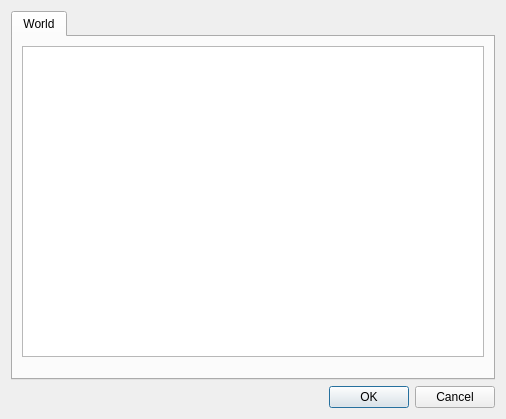
<?xml version="1.0" encoding="UTF-8"?>
<ui version="4.0">
 <class>TrDispOptionDialog</class>
 <widget class="QDialog" name="TrDispOptionDialog">
  <property name="windowModality">
   <enum>Qt::ApplicationModal</enum>
  </property>
  <property name="geometry">
   <rect>
    <x>0</x>
    <y>0</y>
    <width>506</width>
    <height>419</height>
   </rect>
  </property>
  <property name="windowTitle">
   <string>Layer Dispay Options</string>
  </property>
  <layout class="QGridLayout" name="gridLayout">
   <item row="0" column="0">
    <widget class="QTabWidget" name="tabWidget">
     <widget class="QWidget" name="tab">
      <attribute name="title">
       <string>World</string>
      </attribute>
      <layout class="QGridLayout" name="gridLayout_2">
       <item row="0" column="0">
        <layout class="QVBoxLayout" name="verticalLayout">
         <item>
          <widget class="QTableWidget" name="tableWidget">
           <property name="rowCount">
            <number>0</number>
           </property>
           <property name="columnCount">
            <number>2</number>
           </property>
           <attribute name="horizontalHeaderVisible">
            <bool>false</bool>
           </attribute>
           <column/>
           <column/>
          </widget>
         </item>
         <item>
          <widget class="QCheckBox" name="checkBox">
           <property name="enabled">
            <bool>false</bool>
           </property>
           <property name="maximumSize">
            <size>
             <width>16777215</width>
             <height>0</height>
            </size>
           </property>
           <property name="text">
            <string>Global Level Filter</string>
           </property>
          </widget>
         </item>
         <item>
          <layout class="QHBoxLayout" name="horizontalLayout">
           <item>
            <widget class="QLabel" name="label">
             <property name="enabled">
              <bool>false</bool>
             </property>
             <property name="maximumSize">
              <size>
               <width>16777215</width>
               <height>0</height>
              </size>
             </property>
             <property name="text">
              <string>Limit value</string>
             </property>
            </widget>
           </item>
           <item>
            <widget class="QSpinBox" name="spinBox">
             <property name="enabled">
              <bool>false</bool>
             </property>
             <property name="maximumSize">
              <size>
               <width>16777215</width>
               <height>0</height>
              </size>
             </property>
             <property name="minimum">
              <number>1</number>
             </property>
             <property name="maximum">
              <number>16</number>
             </property>
             <property name="value">
              <number>9</number>
             </property>
            </widget>
           </item>
          </layout>
         </item>
        </layout>
       </item>
      </layout>
     </widget>
    </widget>
   </item>
   <item row="1" column="0">
    <widget class="QDialogButtonBox" name="buttonBox">
     <property name="orientation">
      <enum>Qt::Horizontal</enum>
     </property>
     <property name="standardButtons">
      <set>QDialogButtonBox::Cancel|QDialogButtonBox::Ok</set>
     </property>
    </widget>
   </item>
  </layout>
 </widget>
 <resources/>
 <connections>
  <connection>
   <sender>buttonBox</sender>
   <signal>accepted()</signal>
   <receiver>TrDispOptionDialog</receiver>
   <slot>accept()</slot>
   <hints>
    <hint type="sourcelabel">
     <x>248</x>
     <y>254</y>
    </hint>
    <hint type="destinationlabel">
     <x>157</x>
     <y>274</y>
    </hint>
   </hints>
  </connection>
  <connection>
   <sender>buttonBox</sender>
   <signal>rejected()</signal>
   <receiver>TrDispOptionDialog</receiver>
   <slot>reject()</slot>
   <hints>
    <hint type="sourcelabel">
     <x>316</x>
     <y>260</y>
    </hint>
    <hint type="destinationlabel">
     <x>286</x>
     <y>274</y>
    </hint>
   </hints>
  </connection>
 </connections>
</ui>
